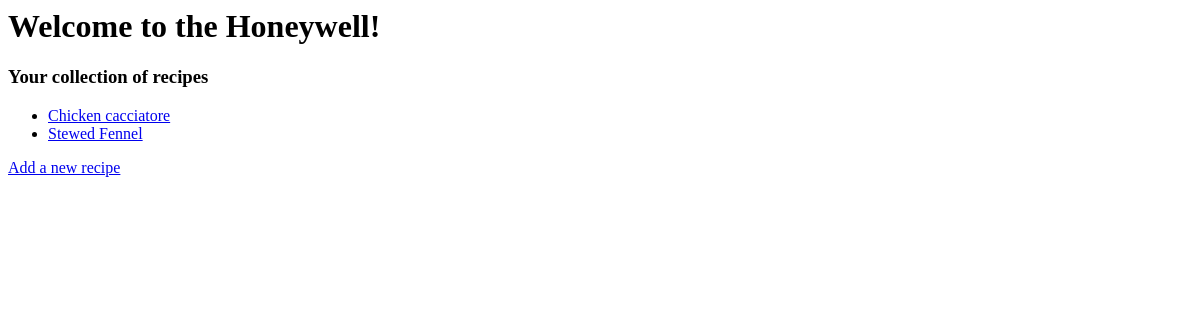
Page /honeywell/ on the earlier database version.
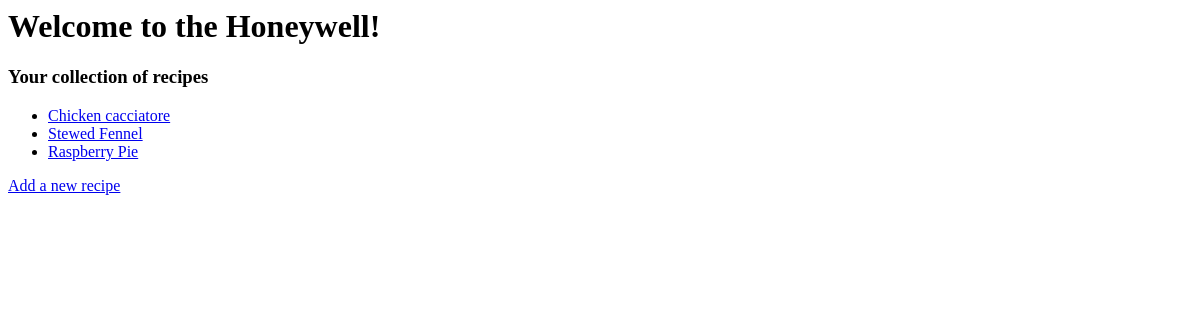
Same page on the later database version.
### honeywell/models.py (models this page shows, shortened)
class Recipe(models.Model):
    title = models.CharField(max_length=200)
    source = models.CharField(max_length=200)
    dish = models.CharField(max_length=200)
    main_ingredient = models.CharField(max_length=200)
    other_ingredients = models.CharField(max_length=500)

### honeywell/views.py (the view)
def index(request):
    list_of_recipes = Recipe.objects.all()
    context = {'list_of_recipes': list_of_recipes}
    return render(request, 'honeywell/index.html', context)

### honeywell/templates/honeywell/index.html
<h1>Welcome to the Honeywell!</h1>
<h3>Your collection of recipes</h3>
{% if list_of_recipes %}
    <ul>
        {% for l in list_of_recipes %}
            <li><a href="{% url 'detail' l.id %}">{{ l.title }} </a></li>
        {% endfor %}
    </ul>
{% else %}
    <p>There are no recipes yet!</p>
{% endif %}
<a href="{% url 'new' %}">Add a new recipe</a>

Differences in the rows shown:
added Recipe: title "Raspberry Pie"
